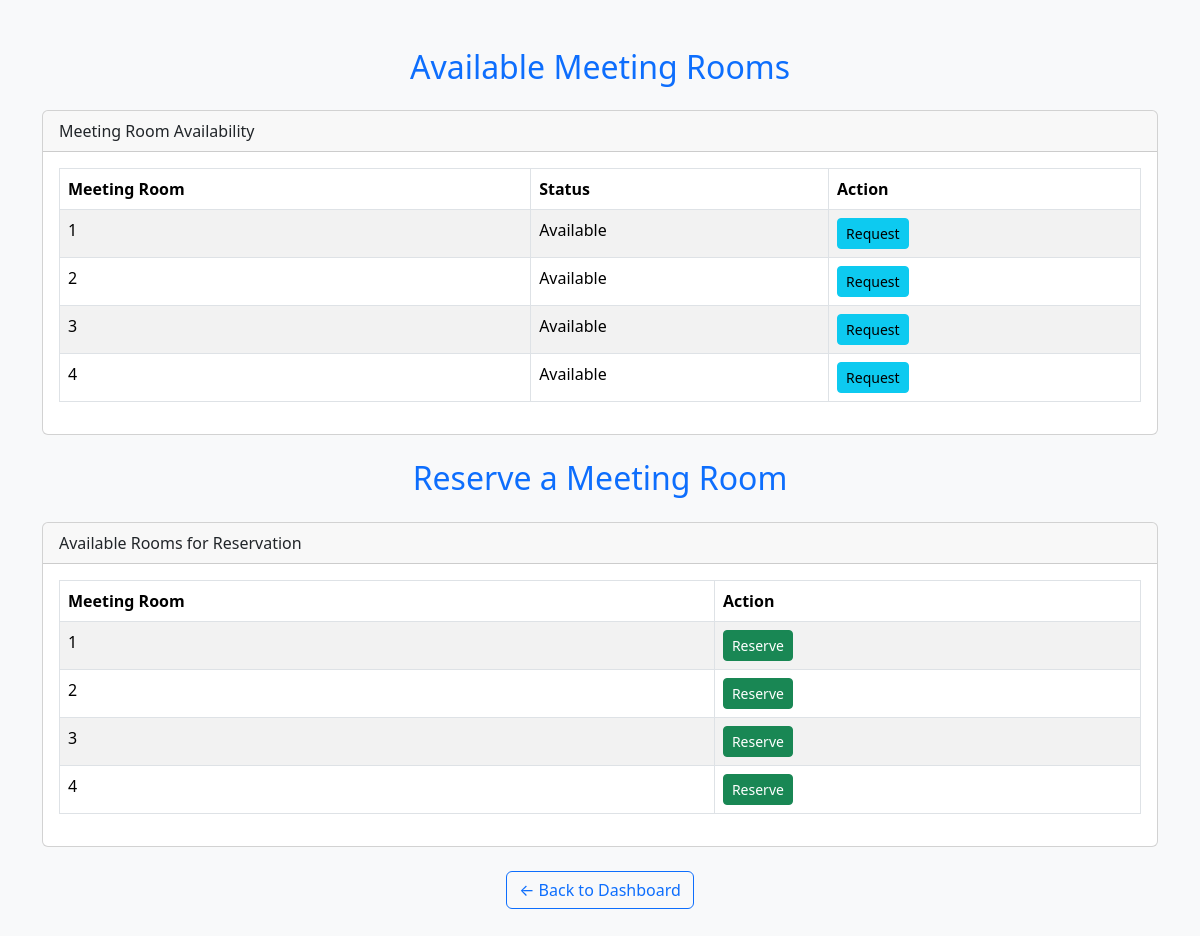
The page /student_RRR.php (signed in) on the database its author committed.
### tables this page shows
CREATE TABLE `meeting_rooms` (
  `room_id` int(11) NOT NULL,
  `Status` enum('Available','Unavailable','In Session','') NOT NULL
);

### student_RRR.php (the view, shortened to what this page needs)
<?php
include('db_connection.php');
$sql = "SELECT * FROM meeting_rooms";
$result = $conn->query($sql);
$rooms = [];
while ($row = $result->fetch_assoc()) {
    $rooms[] = $row;
}
?>
<!DOCTYPE html>
<html lang="en">
<head>
    <link href="https://cdn.jsdelivr.net/npm/bootstrap@5.3.3/dist/css/bootstrap.min.css" rel="stylesheet">
</head>
<body class="bg-light">
    <div class="container py-5">
        <h2 class="mb-4 text-center text-primary">Available Meeting Rooms</h2>
        <div class="card mb-4">
            <div class="card-header">
                Meeting Room Availability
            </div>
            <div class="card-body">
                <table class="table table-bordered table-striped">
                    <thead>
                        <tr>
                            <th>Meeting Room</th>
                            <th>Status</th>
                            <th>Action</th>
                        </tr>
                    </thead>
                    <tbody>
                    <?php foreach ($rooms as $room) :
                        $room_id = $room['room_id'];
                        $isPending = false;
                        $isApproved = false;
                    ?>
                        <tr>
                            <td><?php echo htmlspecialchars($room_id); ?></td>
                            <td><?php echo htmlspecialchars($room['Status']); ?></td>
                            <td>
                                <?php if ($room['Status'] === 'In Session'): ?>
                                    <span class="text-warning">Please wait</span>
                                <?php elseif ($room['Status'] === 'Unavailable'): ?>
                                <?php elseif ($isPending): ?>
                                    <span class="text-secondary">Pending</span>
                                <?php elseif ($isApproved): ?>
                                    <a href="requek_aprob.php?room_id=<?= $room_id ?>" class="text-success text-decoration-none">Request Approved :D</a>
                                <?php else: ?>
                                    <a href="request_room.php?room_id=<?= $room_id ?>" class="btn btn-info btn-sm">Request</a>
                                <?php endif; ?>
                            </td>
                        </tr>
                    <?php endforeach; ?>
                    </tbody>
                </table>
            </div>
        </div>
        <h2 class="mb-4 text-center text-primary">Reserve a Meeting Room</h2>
        <div class="card">
            <div class="card-header">
                Available Rooms for Reservation
            </div>
            <div class="card-body">
                <table class="table table-bordered table-striped">
                    <thead>
                        <tr>
                            <th>Meeting Room</th>
                            <th>Action</th>
                        </tr>
                    </thead>
                    <tbody>
                    <?php foreach ($rooms as $room) :
                        $room_id = $room['room_id'];
                        $isPending = false;
                        $isApproved = false;
                    ?>
                        <tr>
                            <td><?php echo htmlspecialchars($room_id); ?></td>
                            <td>
                                <?php if ($isPending): ?>
                                    <span class="text-secondary">Pending</span>
                                <?php elseif ($isApproved): ?>
                                    <a href="reserv_aprob.php?room_id=<?= $room_id ?>" class="text-success text-decoration-none">Reservation Approved :D</a>
                                <?php else: ?>
                                    <a href="reserve_room.php?room_id=<?= $room_id ?>" class="btn btn-success btn-sm">Reserve</a>
                                <?php endif; ?>
                            </td>
                        </tr>
                    <?php endforeach; ?>
                    </tbody>
                </table>
            </div>
        </div>
        <div class="mt-4 text-center">
            <a href="student_dashboard.php" class="btn btn-outline-primary">← Back to Dashboard</a>
        </div>
    </div>
</body>
</html>

### rows shown on the page
meeting_rooms: room_id "1", Status "Available"
meeting_rooms: room_id "2", Status "Available"
meeting_rooms: room_id "3", Status "Available"
meeting_rooms: room_id "4", Status "Available"
